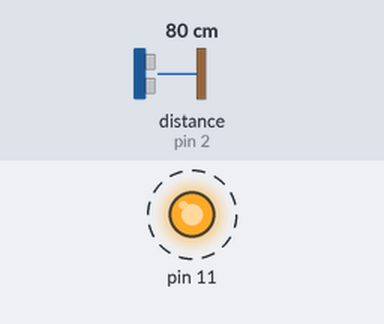
A sketch run on a simulated Arduino Uno, built with avr-gcc and run on an emulated ATmega328P. On the bench: output pins drawn as LEDs (lit = HIGH). Wiring (inferred from the names in the program): ultrasonic range finder: trigger pin 3; echo pin 2. Dashed ring = blinking. The test bench sets the inputs (shaded band); at power-on: distance to the obstacle (sensor on pin 2) 80 cm. The echo pulse lasts 58.3 µs per cm; pins used as bus, display or sensor lines are not drawn; what the sketch prints to the serial monitor is not drawn.

Above: at 0.2 s.
Timing chart, 0 to 3.0 s (numbered marks = the images above):
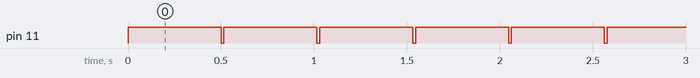

Measured:
- by itself, pin 11: alternates HIGH for 0.50 s and LOW for 0.02 s

The sketch:

Arduino_Ultrasonic_Distance_Measuring_code.ino
```cpp
//DISTANCE MEASUREMENT USING ULTRASONIC SENSOR


const int trigPin = 3;
const int echoPin = 2;


long duration;
int distance;


void setup() {
pinMode(trigPin, OUTPUT);
pinMode(echoPin, INPUT);
Serial.begin(9600);
pinMode(11,OUTPUT);
}

void loop() {


{
  digitalWrite(11,HIGH);
  delay(500);
  digitalWrite(11,LOW);
}

digitalWrite(trigPin, LOW);
delayMicroseconds(2);


digitalWrite(trigPin, HIGH);
delayMicroseconds(10);
digitalWrite(trigPin, LOW);


duration=pulseIn(echoPin, HIGH);


distance=(duration*0.034)/2;

Serial.print("Distance: ");
Serial.println (distance);
delay(10);

}
```
